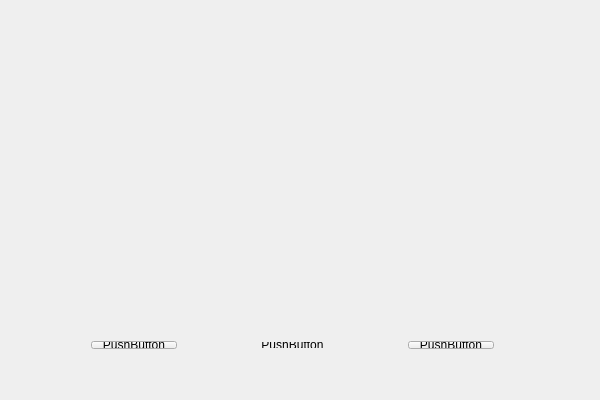
<?xml version="1.0" encoding="UTF-8"?>
<ui version="4.0">
 <class>MyWidgetClass</class>
 <widget class="QWidget" name="MyWidgetClass">
  <property name="geometry">
   <rect>
    <x>0</x>
    <y>0</y>
    <width>600</width>
    <height>400</height>
   </rect>
  </property>
  <property name="windowTitle">
   <string>MyWidget</string>
  </property>
  <widget class="QWidget" name="">
   <property name="geometry">
    <rect>
     <x>80</x>
     <y>330</y>
     <width>425</width>
     <height>30</height>
    </rect>
   </property>
   <layout class="QHBoxLayout" name="horizontalLayout">
    <property name="spacing">
     <number>72</number>
    </property>
    <item>
     <widget class="QPushButton" name="pushBtn1">
      <property name="text">
       <string>PushButton</string>
      </property>
      <property name="checkable">
       <bool>true</bool>
      </property>
     </widget>
    </item>
    <item>
     <widget class="QPushButton" name="pushBtn2">
      <property name="text">
       <string>PushButton</string>
      </property>
      <property name="flat">
       <bool>true</bool>
      </property>
     </widget>
    </item>
    <item>
     <widget class="QPushButton" name="pushBtn3">
      <property name="text">
       <string>PushButton</string>
      </property>
     </widget>
    </item>
   </layout>
  </widget>
 </widget>
 <layoutdefault spacing="6" margin="11"/>
 <resources>
  <include location="MyWidget.qrc"/>
 </resources>
 <connections/>
</ui>
